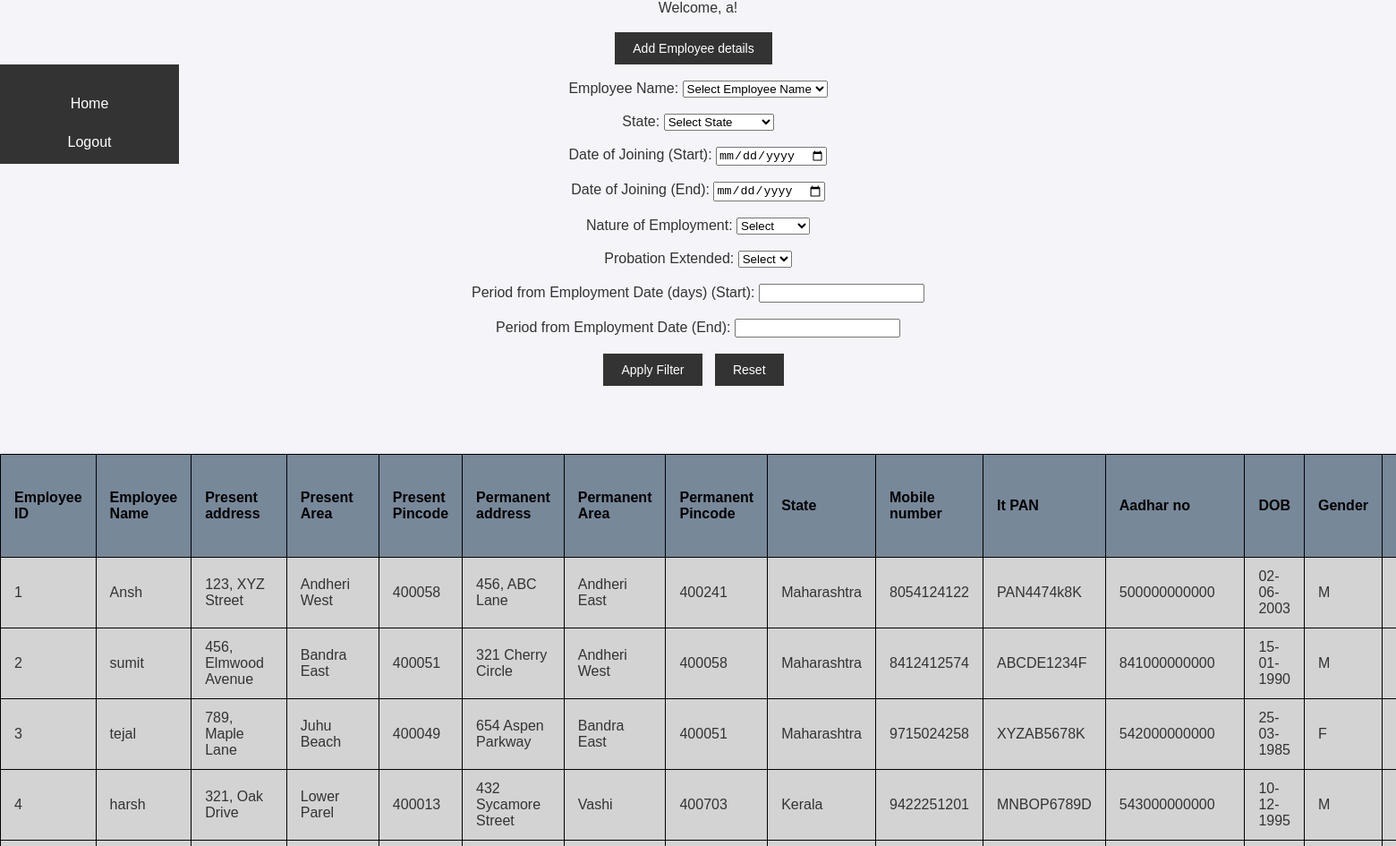
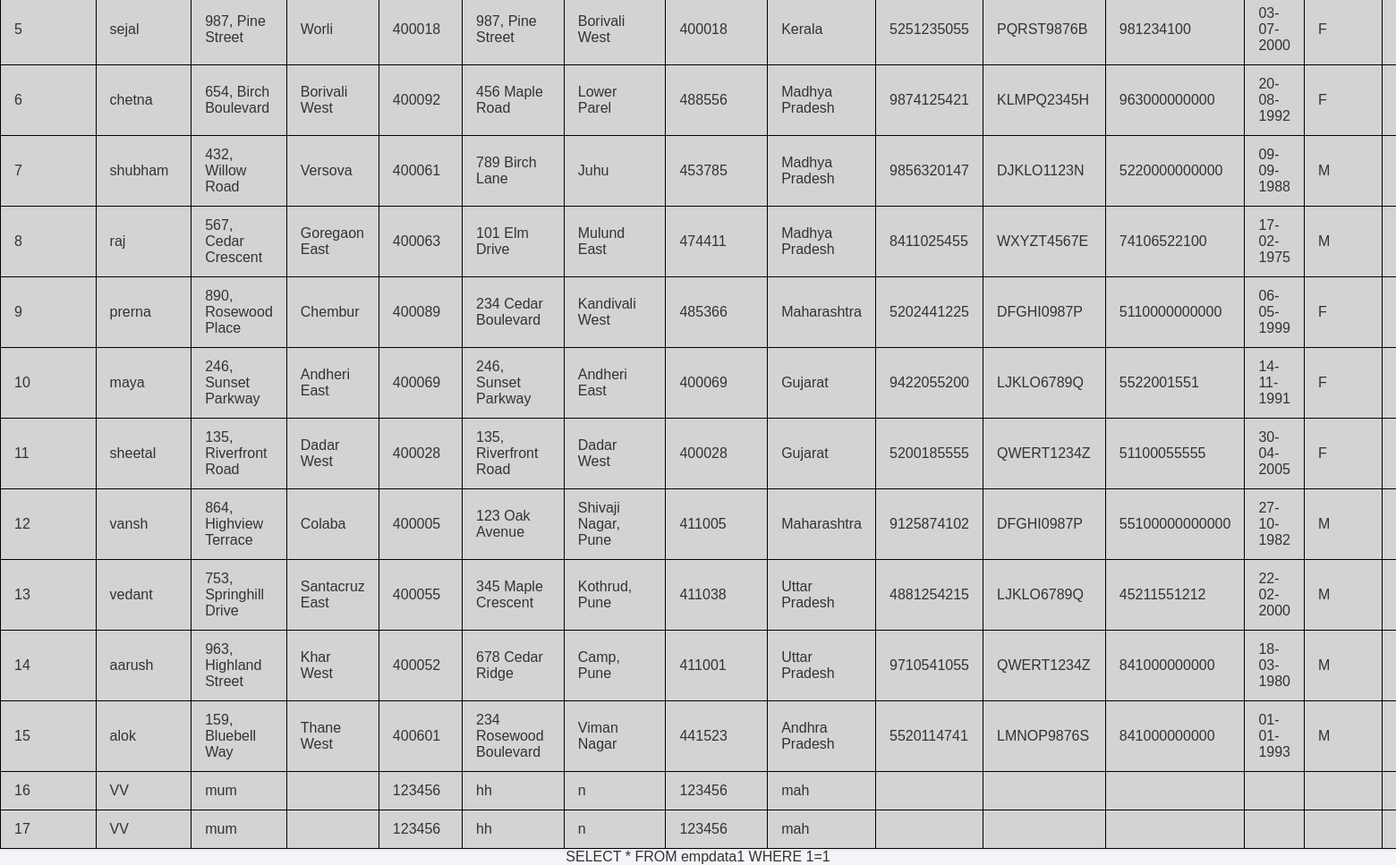
Page /emp3.php (signed in) on the committed database (2 pictures, top to bottom).
### tables this page shows
CREATE TABLE `empdata1` (
  `Employee ID` int(11) NOT NULL,
  `Employee Name` text DEFAULT NULL,
  `Present address` text DEFAULT NULL,
  `Present  Area` text DEFAULT NULL,
  `Present Pincode` int(11) DEFAULT NULL,
  `Permanent address` text DEFAULT NULL,
  `Permanent Area` text DEFAULT NULL,
  `Permanent Pincode` int(11) DEFAULT NULL,
  `State` text DEFAULT NULL,
  `Mobile number` bigint(20) DEFAULT NULL,
  `It PAN` text DEFAULT NULL,
  `Aadhar no` double DEFAULT NULL,
  `DOB` text DEFAULT NULL,
  `Gender` text DEFAULT NULL,
  `Marital status` text DEFAULT NULL,
  `Date of joining` text DEFAULT NULL,
  `Probation period` text DEFAULT NULL,
  `End date` text DEFAULT NULL,
  `Annual CTC Salary` text DEFAULT NULL,
  `Emergency contact no` bigint(20) DEFAULT NULL,
  `Emergency contact name` text DEFAULT NULL,
  `Social media` text DEFAULT NULL,
  `Nature of employment` text DEFAULT NULL,
  `Resignation date` text DEFAULT NULL,
  `Relievation date` text DEFAULT NULL,
  `First Pay Revision Due Date` text DEFAULT NULL,
  `Work hours` text DEFAULT NULL,
  `Physically fit` text DEFAULT NULL,
  `under medication/treatment` text DEFAULT NULL,
  `relived as on date` text DEFAULT NULL,
  `job profile communicated` text DEFAULT NULL,
  `work timing confirmed` text DEFAULT NULL,
  `accept job` text DEFAULT NULL,
  `Eligible Paid Leaves` text DEFAULT NULL,
  `Number of Paid Leaves` int(11) DEFAULT NULL,
  `address` text DEFAULT NULL
);

### emp3.php (the view, shortened to what this page needs)
<?php
echo "Welcome, " . $_SESSION['username'] . "!<br><br>";
$servername = "localhost";
$username = "root";
$password = "";
$dbname = "employee";
$conn = new mysqli($servername, $username, $password, $dbname);
$selecteddate_joined_start = isset($_POST['date_joined_start']) ? $_POST['date_joined_start'] : '';
$selecteddate_joined_end = isset($_POST['date_joined_end']) ? $_POST['date_joined_end'] : '';
$selectedperiod_from_employment_start = isset($_POST['period_from_employment_start']) ? $_POST['period_from_employment_start'] : '';
$selectedperiod_from_employment_end = isset($_POST['period_from_employment_end']) ? $_POST['period_from_employment_end'] : '';
?>
<!DOCTYPE html>
<html lang="en">
<head>
    <link rel="stylesheet" href="style.css">
</head>
<body>
<div class="add">
    <input type="button" value="Add Employee details" onclick="window.location.href='empdata.php';">
</div>
<div class="sidebar">
    <a href="home.php">Home</a>
    <a href="reset_login.php">Logout</a>
</div>
<br>
<form action="emp.php" method="post">
    <label for="employee_name">Employee Name:</label>
    <select name="employee_name" id="employee_name">
        <option value="">Select Employee Name</option>
    </select><br><br>
    <label for="State">State:</label>
    <select name="State" id="State">
        <option value="">Select State</option>
    </select><br><br>
    <label for="date_joined_start">Date of Joining (Start):</label>
    <input type="date" name="date_joined_start" id="date_joined_start" value="<?= $selecteddate_joined_start ?>"><br><br>
    <label for="date_joined_end">Date of Joining (End):</label>
    <input type="date" name="date_joined_end" id="date_joined_end" value="<?= $selecteddate_joined_end ?>"><br><br>
    <label for="nature_of_employment">Nature of Employment:</label>
    <select name="nature_of_employment" id="nature_of_employment" onchange="toggleSalaryFields()">
        <option value="">Select</option>
    </select><br><br>
    <label for="probation_extended">Probation Extended:</label>
    <select name="probation_extended" id="probation_extended">
        <option value="">Select</option>
    </select><br><br>
    <label for="period_from_employment_start">Period from Employment Date (days) (Start):</label>
    <input type="number" name="period_from_employment_start" id="period_from_employment_start" value="<?= $selectedperiod_from_employment_start ?>"><br><br>
    <label for="period_from_employment_end">Period from Employment Date (End):</label>
    <input type="number" name="period_from_employment_end" id="period_from_employment_end" value="<?= $selectedperiod_from_employment_end ?>"><br><br>
    <input type="submit" value="Apply Filter">
    <input type="button" value="Reset" onclick="window.location.href='emp.php';">
</form>
<br><br>
<?php
$sql = "SELECT * FROM empdata1 WHERE 1=1";
$stmt = $conn->prepare($sql);
$stmt->execute();
$result = $stmt->get_result();
if ($result->num_rows > 0) {
    $columns = $result->fetch_fields();
    echo "<table border='1'>
            <tr>";
    foreach ($columns as $column) {
        echo "<th>" . htmlspecialchars($column->name) . "</th>";
    }
    echo "<th>Actions</th></tr>";
    while ($row = $result->fetch_assoc()) {
        echo "<tr>";
        foreach ($columns as $column) {
            $columnName = $column->name;
            echo "<td>" . htmlspecialchars($row[$columnName]) . "</td>";
        }
        echo "<td>";
    echo "</td></tr>";
   }
     echo '</table>';
    } else {
        echo "No results found.";
        }
        echo$sql;
?>
</body>
</html>

### style.css (style rules this page uses)
BODY { background-color: #f0f0f0; justify-content: center; align-items: center; text-align: center; font-family: Arial, sans-serif; height: 100vh; margin: 0; color: #333; border: 0; box-sizing: border-box; padding: 10px; }
.sidebar { width: 200px; background-color: #333; color: white; display: block; }

### emp3.php (style rules this page uses)
body { font-family: Arial, sans-serif; background-color: #f4f4f9; color: #333; margin: 0; padding: 0; }
.sidebar { width: 200px; background-color: #333; color: white; padding-top: 20px; position: fixed; }
.sidebar a { display: block; padding: 10px; color: white; text-decoration: none; margin: 5px 0; }
form { margin-bottom: 20px; }
input[type="submit"], input[type="button"] { background-color: #333; color: white; padding: 10px 20px; font-size: 14px; cursor: pointer; border: none; margin-right: 10px; }
table { width: 100%; border-collapse: collapse; margin-top: 20px; box-shadow: 0px 0px 5px rgba(0, 0, 0, 0.1); }
th, td { border: 1px solid black; padding: 12px 15px; text-align: left; }
th { color: black; background-color: lightslategray; }
td { background-color: lightgray; }
a { background-color: #333; color: white; padding: 5px 10px; text-decoration: none; border-radius: 3px; display: inline-block; margin-right: 10px; }

### rows in the picture
empdata1: Employee ID "1", Employee Name "Ansh", Present address "123, XYZ Street", Present  Area "Andheri West", Present Pincode "400058", Permanent address "456, ABC Lane", Permanent Area "Andheri East", Permanent Pincode "400241", State "Maharashtra", Mobile number "8054124122", It PAN "PAN4474k8K", Aadhar no "500000000000", DOB "02-06-2003", Gender "M"
empdata1: Employee ID "2", Employee Name "sumit", Present address "456, Elmwood Avenue", Present  Area "Bandra East", Present Pincode "400051", Permanent address "321 Cherry Circle", Permanent Area "Andheri West", Permanent Pincode "400058", State "Maharashtra", Mobile number "8412412574", It PAN "ABCDE1234F", Aadhar no "841000000000", DOB "15-01-1990", Gender "M"
empdata1: Employee ID "3", Employee Name "tejal", Present address "789, Maple Lane", Present  Area "Juhu Beach", Present Pincode "400049", Permanent address "654 Aspen Parkway", Permanent Area "Bandra East", Permanent Pincode "400051", State "Maharashtra", Mobile number "9715024258", It PAN "XYZAB5678K", Aadhar no "542000000000", DOB "25-03-1985", Gender "F"
empdata1: Employee ID "4", Employee Name "harsh", Present address "321, Oak Drive", Present  Area "Lower Parel", Present Pincode "400013", Permanent address "432 Sycamore Street", Permanent Area "Vashi", Permanent Pincode "400703", State "Kerala", Mobile number "9422251201", It PAN "MNBOP6789D", Aadhar no "543000000000", DOB "10-12-1995", Gender "M"
empdata1: Employee ID "5", Employee Name "sejal", Present address "987, Pine Street", Present  Area "Worli", Present Pincode "400018", Permanent address "987, Pine Street", Permanent Area "Borivali West", Permanent Pincode "400018", State "Kerala", Mobile number "5251235055", It PAN "PQRST9876B", Aadhar no "981234100", DOB "03-07-2000", Gender "F"
empdata1: Employee ID "6", Employee Name "chetna", Present address "654, Birch Boulevard", Present  Area "Borivali West", Present Pincode "400092", Permanent address "456 Maple Road", Permanent Area "Lower Parel", Permanent Pincode "488556", State "Madhya Pradesh", Mobile number "9874125421", It PAN "KLMPQ2345H", Aadhar no "963000000000", DOB "20-08-1992", Gender "F"
empdata1: Employee ID "7", Employee Name "shubham", Present address "432, Willow Road", Present  Area "Versova", Present Pincode "400061", Permanent address "789 Birch Lane", Permanent Area "Juhu", Permanent Pincode "453785", State "Madhya Pradesh", Mobile number "9856320147", It PAN "DJKLO1123N", Aadhar no "5220000000000", DOB "09-09-1988", Gender "M"
empdata1: Employee ID "8", Employee Name "raj", Present address "567, Cedar Crescent", Present  Area "Goregaon East", Present Pincode "400063", Permanent address "101 Elm Drive", Permanent Area "Mulund East", Permanent Pincode "474411", State "Madhya Pradesh", Mobile number "8411025455", It PAN "WXYZT4567E", Aadhar no "74106522100", DOB "17-02-1975", Gender "M"
empdata1: Employee ID "9", Employee Name "prerna", Present address "890, Rosewood Place", Present  Area "Chembur", Present Pincode "400089", Permanent address "234 Cedar Boulevard", Permanent Area "Kandivali West", Permanent Pincode "485366", State "Maharashtra", Mobile number "5202441225", It PAN "DFGHI0987P", Aadhar no "5110000000000", DOB "06-05-1999", Gender "F"
empdata1: Employee ID "10", Employee Name "maya", Present address "246, Sunset Parkway", Present  Area "Andheri East", Present Pincode "400069", Permanent address "246, Sunset Parkway", Permanent Area "Andheri East", Permanent Pincode "400069", State "Gujarat", Mobile number "9422055200", It PAN "LJKLO6789Q", Aadhar no "5522001551", DOB "14-11-1991", Gender "F"
empdata1: Employee ID "11", Employee Name "sheetal", Present address "135, Riverfront Road", Present  Area "Dadar West", Present Pincode "400028", Permanent address "135, Riverfront Road", Permanent Area "Dadar West", Permanent Pincode "400028", State "Gujarat", Mobile number "5200185555", It PAN "QWERT1234Z", Aadhar no "51100055555", DOB "30-04-2005", Gender "F"
empdata1: Employee ID "12", Employee Name "vansh", Present address "864, Highview Terrace", Present  Area "Colaba", Present Pincode "400005", Permanent address "123 Oak Avenue", Permanent Area "Shivaji Nagar, Pune", Permanent Pincode "411005", State "Maharashtra", Mobile number "9125874102", It PAN "DFGHI0987P", Aadhar no "55100000000000", DOB "27-10-1982", Gender "M"
empdata1: Employee ID "13", Employee Name "vedant", Present address "753, Springhill Drive", Present  Area "Santacruz East", Present Pincode "400055", Permanent address "345 Maple Crescent", Permanent Area "Kothrud, Pune", Permanent Pincode "411038", State "Uttar Pradesh", Mobile number "4881254215", It PAN "LJKLO6789Q", Aadhar no "45211551212", DOB "22-02-2000", Gender "M"
empdata1: Employee ID "14", Employee Name "aarush", Present address "963, Highland Street", Present  Area "Khar West", Present Pincode "400052", Permanent address "678 Cedar Ridge", Permanent Area "Camp, Pune", Permanent Pincode "411001", State "Uttar Pradesh", Mobile number "9710541055", It PAN "QWERT1234Z", Aadhar no "841000000000", DOB "18-03-1980", Gender "M"
empdata1: Employee ID "15", Employee Name "alok", Present address "159, Bluebell Way", Present  Area "Thane West", Present Pincode "400601", Permanent address "234 Rosewood Boulevard", Permanent Area "Viman Nagar", Permanent Pincode "441523", State "Andhra Pradesh", Mobile number "5520114741", It PAN "LMNOP9876S", Aadhar no "841000000000", DOB "01-01-1993", Gender "M"
empdata1: Employee ID "16", Employee Name "VV", Present address "mum", Present Pincode "123456", Permanent address "hh", Permanent Area "n", Permanent Pincode "123456", State "mah"
empdata1: Employee ID "17", Employee Name "VV", Present address "mum", Present Pincode "123456", Permanent address "hh", Permanent Area "n", Permanent Pincode "123456", State "mah"

### other values in the picture
$_SESSION['username'] "a"
$column->name "Employee ID"
$column->name "Employee Name"
$column->name "Present address"
$column->name "Present Area"
$column->name "Present Pincode"
$column->name "Permanent address"
$column->name "Permanent Area"
$column->name "Permanent Pincode"
$column->name "State"
$column->name "Mobile number"
$column->name "It PAN"
$column->name "Aadhar no"
$column->name "DOB"
$column->name "Gender"
